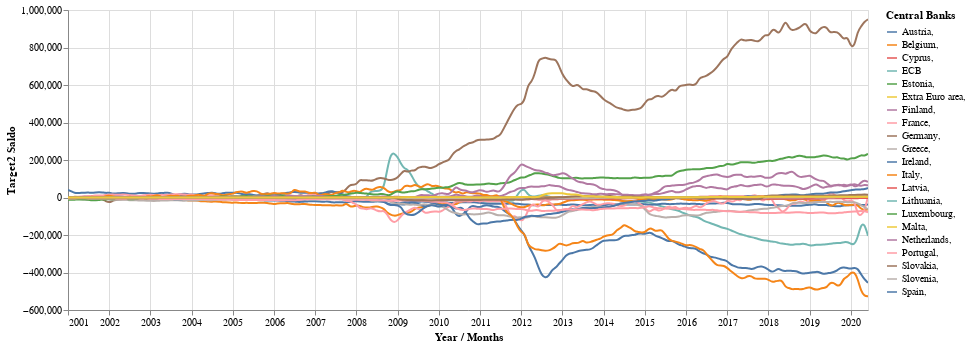

Notebook code cell kept with this figure:
### Code cell
line = alt.Chart(source).mark_line(interpolate='basis').encode(
    x='Year / Months:T',
    y='Target2 Saldo:Q',
    color='Central Banks:N',
    opacity=alt.condition(selection, alt.value(1), alt.value(0.2)),
    tooltip = [alt.Tooltip('Target2 Saldo'),
              ]
).add_selection(
    selection
).interactive().properties(
    width=800, height=300
)
line

### Figure 1 — Vega-Lite specification as saved in the notebook (floating-point values rounded to 4 significant figures; data arrays with more than 128 entries replaced by an {"elided": "..."} marker saying what was removed)
{"config": {"view": {"continuousWidth": 400, "continuousHeight": 300}}, "data": {"name": "data-57882494deda7c0bedd58bc3eb5dc951"}, "mark": {"type": "line", "interpolate": "basis"}, "encoding": {"color": {"type": "nominal", "field": "Central Banks"}, "opacity": {"condition": {"value": 1, "selection": "selector002"}, "value": 0.2}, "tooltip": [{"type": "quantitative", "field": "Target2 Saldo"}], "x": {"type": "temporal", "field": "Year / Months"}, "y": {"type": "quantitative", "field": "Target2 Saldo"}}, "height": 300, "selection": {"selector002": {"type": "multi", "fields": ["Central Banks"], "bind": "legend"}, "selector003": {"type": "interval", "bind": "scales", "encodings": ["x", "y"]}}, "width": 800, "$schema": "https://vega.github.io/schema/vega-lite/v4.8.1.json", "datasets": {"data-57882494deda7c0bedd58bc3eb5dc951": {"elided": "4914 records"}}}
